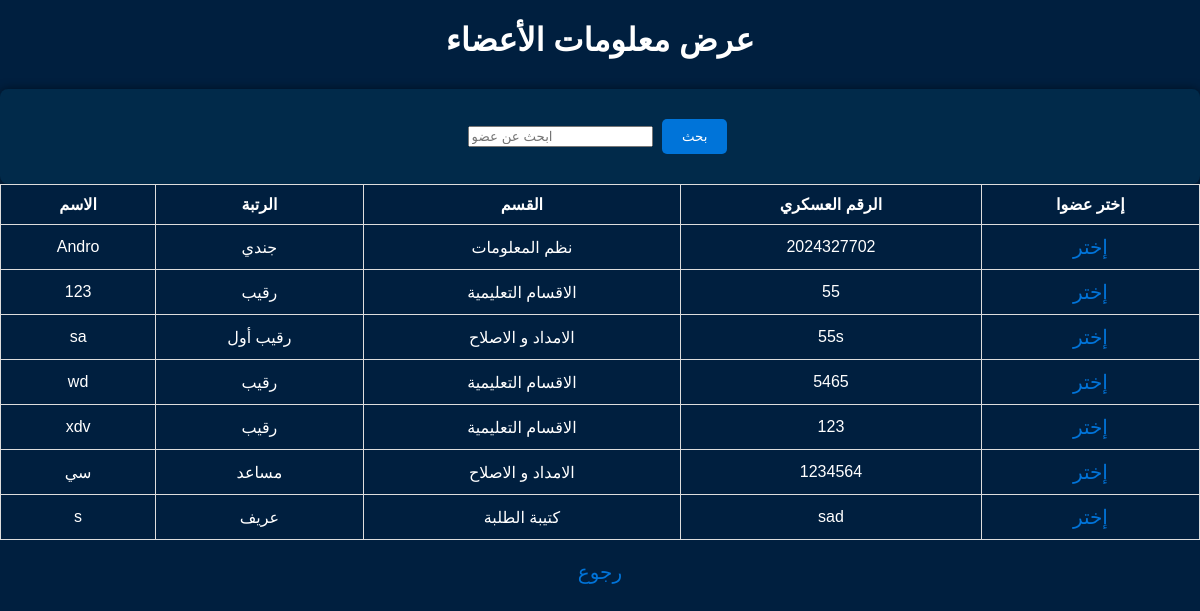
/display_members_information/, run on the app's committed database.
### secretary/models.py (models this page shows, shortened)
class Member(models.Model):
    DEGREE_CHOICES = [
        ('soldier', 'جندي'),
        ('Corporal', 'عريف'),
        ('Sergeant', 'رقيب'),
        ('staff_Sergeant', 'رقيب أول'),
        ('assistant', 'مساعد'),
        ('First_Assistant', 'مساعد أول'),
        ('lieutenant', 'ملازم'),
        ('first_lieutenant', 'ملازم أول'),
        ('captain', 'نقيب'),
        ('major', 'رائد'),
        ('lieutenant_colonel', 'مقدم'),
        ('Colonel', 'عقيد'),
        ('Dean', 'عميد'),
        ('General', 'لواء'),
    ]
    DEPARTMENT_CHOICES = [
        ('1st_dep', 'سكرتارية السيد المدير'),
        ('2nd_dep', 'سكرتارية السيد النائب'),
        ('3rd_dep', 'التعليم'),
        ('4th_dep', 'الاقسام التعليمية'),
        ('5th_dep', 'كتيبة الطلبة'),
        ('6th_dep', 'الامداد و الاصلاح'),
        ('7th_dep', 'نظم المعلومات'),
        ('8th_dep', 'اركان حرب  الكلية'),
        ('9th_dep', 'الامن'),
        ('10th_dep', 'الشئون الادارية'),
        ('11th_dep', 'المسجل'),
        ('12th_dep', 'شئون العاملين'),
        ('13th_dep', 'النقطة الطبية'),
        ('14th_dep', 'القبة السماوية'),
        ('15th_dep', 'الهنجر'),
        ('16th_dep', 'منوب عمليات'),
        ('17th_dep', 'الحملة'),
        ('18th_dep', 'التحويلة'),
        ('19th_dep', 'السلاح'),
        ('22th_dep', 'فوج الجنود'),
    ]
    name = models.CharField(max_length=100)
    degree = models.CharField(max_length=50, choices=DEGREE_CHOICES)
    department = models.CharField(max_length=100, choices=DEPARTMENT_CHOICES)
    member_id = models.CharField(max_length=10, unique=True)

### secretary/views.py (the view, shortened to what this page needs)
# urls.py: path('display_members_information/', display_members_information_view, name='display_members_information'),
def display_members_information_view(request):
    query = request.GET.get('q', '')
    members = Member.objects.all()
    return render(request, 'secretary/display_members_information.html', {'members': members})

### secretary/templates/secretary/display_members_information.html (shortened to what this page needs)
{% load static %}
<!DOCTYPE html>
<html lang="ar">
<head>
    <link rel="stylesheet" type="text/css" href="{% static 'css/style.css' %}">
</head>
<body>
<h1>عرض معلومات الأعضاء</h1>
<form method="GET" action="">
    <input type="text" name="q" placeholder="ابحث عن عضو">
    <button type="submit">بحث</button>
</form>
<table>
    <thead>
        <tr>
            <th>الاسم</th>
            <th>الرتبة</th>
            <th>القسم</th>
            <th>الرقم العسكري</th>
            <th>إختر عضوا</th>
        </tr>
    </thead>
    <tbody>
        {% for member in members %}
        <tr>
            <td>{{ member.name }}</td>
            <td>{{ member.get_degree_display }}</td>
            <td>{{ member.get_department_display }}</td>
            <td>{{ member.member_id }}</td>
            <td><a href="{% url 'schedule_meeting_with_member' member.id %}">إختر</a></td>
        </tr>
        {% endfor %}
    </tbody>
</table>
<a href="{% url 'home' %}">رجوع</a>
</body>
</html>

### secretary/static/css/style.css (style rules this page uses)
body { background-color: #001f3f; color: white; display:flex; flex-direction: column; justify-content: center; align-items: center; height: 100vh; margin: 0; padding: 0; font-family: Arial, sans-serif; text-align: center; overflow: auto; }
form { background-color: #012a4a; padding: 20px; border-radius: 8px; box-shadow: 0 0 10px rgba(0, 0, 0, 0.5); text-align: center; }
h1 { margin-bottom: 30px; }
table { width: 100%; border-collapse: collapse; margin-bottom: 20px; }
th, td { padding: 10px; border: 1px solid #ddd; }
th { background-color: #001f3f; }
a { color: #0074D9; text-decoration: none; font-size: 20px; margin: 10px 0; }
button { background-color: #0074D9; color: white; border: none; padding: 10px 20px; margin: 10px 5px; border-radius: 5px; cursor: pointer; }

### secretary/templates/secretary/display_members_information.html (style rules this page uses)
body { display: block; }

### data on the page
Member: name "Andro", degree "جندي", department "نظم المعلومات", member_id "2024327702"
Member: name "123", degree "رقيب", department "الاقسام التعليمية", member_id "55"
Member: name "sa", degree "رقيب أول", department "الامداد و الاصلاح", member_id "55s"
Member: name "wd", degree "رقيب", department "الاقسام التعليمية", member_id "5465"
Member: name "xdv", degree "رقيب", department "الاقسام التعليمية", member_id "123"
Member: name "سي", degree "مساعد", department "الامداد و الاصلاح", member_id "1234564"
Member: name "s", degree "عريف", department "كتيبة الطلبة", member_id "sad"
